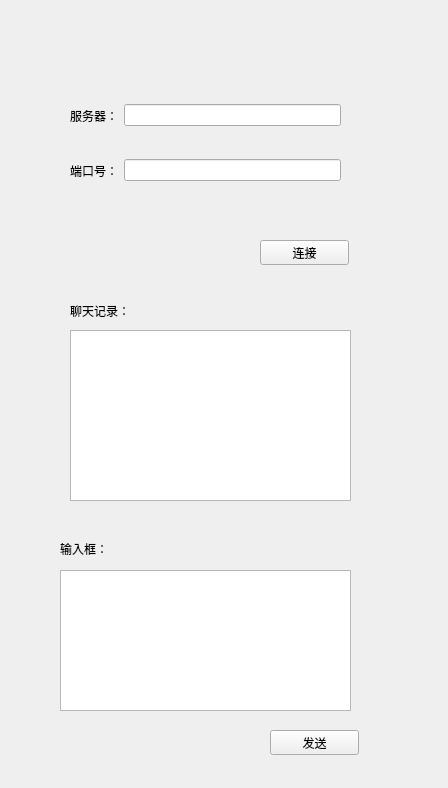
<?xml version="1.0" encoding="UTF-8"?>
<ui version="4.0">
 <class>Widget</class>
 <widget class="QWidget" name="Widget">
  <property name="geometry">
   <rect>
    <x>0</x>
    <y>0</y>
    <width>448</width>
    <height>788</height>
   </rect>
  </property>
  <property name="windowTitle">
   <string>Widget</string>
  </property>
  <widget class="QPushButton" name="pushButton">
   <property name="geometry">
    <rect>
     <x>260</x>
     <y>240</y>
     <width>89</width>
     <height>25</height>
    </rect>
   </property>
   <property name="text">
    <string>连接</string>
   </property>
  </widget>
  <widget class="QLabel" name="label_3">
   <property name="geometry">
    <rect>
     <x>70</x>
     <y>300</y>
     <width>81</width>
     <height>21</height>
    </rect>
   </property>
   <property name="text">
    <string>聊天记录：</string>
   </property>
  </widget>
  <widget class="QTextEdit" name="textEdit">
   <property name="geometry">
    <rect>
     <x>70</x>
     <y>330</y>
     <width>281</width>
     <height>171</height>
    </rect>
   </property>
  </widget>
  <widget class="QLabel" name="label_4">
   <property name="geometry">
    <rect>
     <x>60</x>
     <y>540</y>
     <width>67</width>
     <height>17</height>
    </rect>
   </property>
   <property name="text">
    <string>输入框：</string>
   </property>
  </widget>
  <widget class="QTextEdit" name="textEdit_2">
   <property name="geometry">
    <rect>
     <x>60</x>
     <y>570</y>
     <width>291</width>
     <height>141</height>
    </rect>
   </property>
  </widget>
  <widget class="QPushButton" name="pushButton_2">
   <property name="geometry">
    <rect>
     <x>270</x>
     <y>730</y>
     <width>89</width>
     <height>25</height>
    </rect>
   </property>
   <property name="text">
    <string>发送</string>
   </property>
  </widget>
  <widget class="QWidget" name="">
   <property name="geometry">
    <rect>
     <x>70</x>
     <y>90</y>
     <width>271</width>
     <height>51</height>
    </rect>
   </property>
   <layout class="QHBoxLayout" name="horizontalLayout">
    <item>
     <widget class="QLabel" name="label">
      <property name="text">
       <string>服务器：</string>
      </property>
     </widget>
    </item>
    <item>
     <widget class="QLineEdit" name="lineEdit"/>
    </item>
   </layout>
  </widget>
  <widget class="QWidget" name="">
   <property name="geometry">
    <rect>
     <x>70</x>
     <y>150</y>
     <width>271</width>
     <height>41</height>
    </rect>
   </property>
   <layout class="QHBoxLayout" name="horizontalLayout_2">
    <item>
     <widget class="QLabel" name="label_2">
      <property name="text">
       <string>端口号：</string>
      </property>
     </widget>
    </item>
    <item>
     <widget class="QLineEdit" name="lineEdit_2"/>
    </item>
   </layout>
  </widget>
 </widget>
 <resources/>
 <connections/>
</ui>
